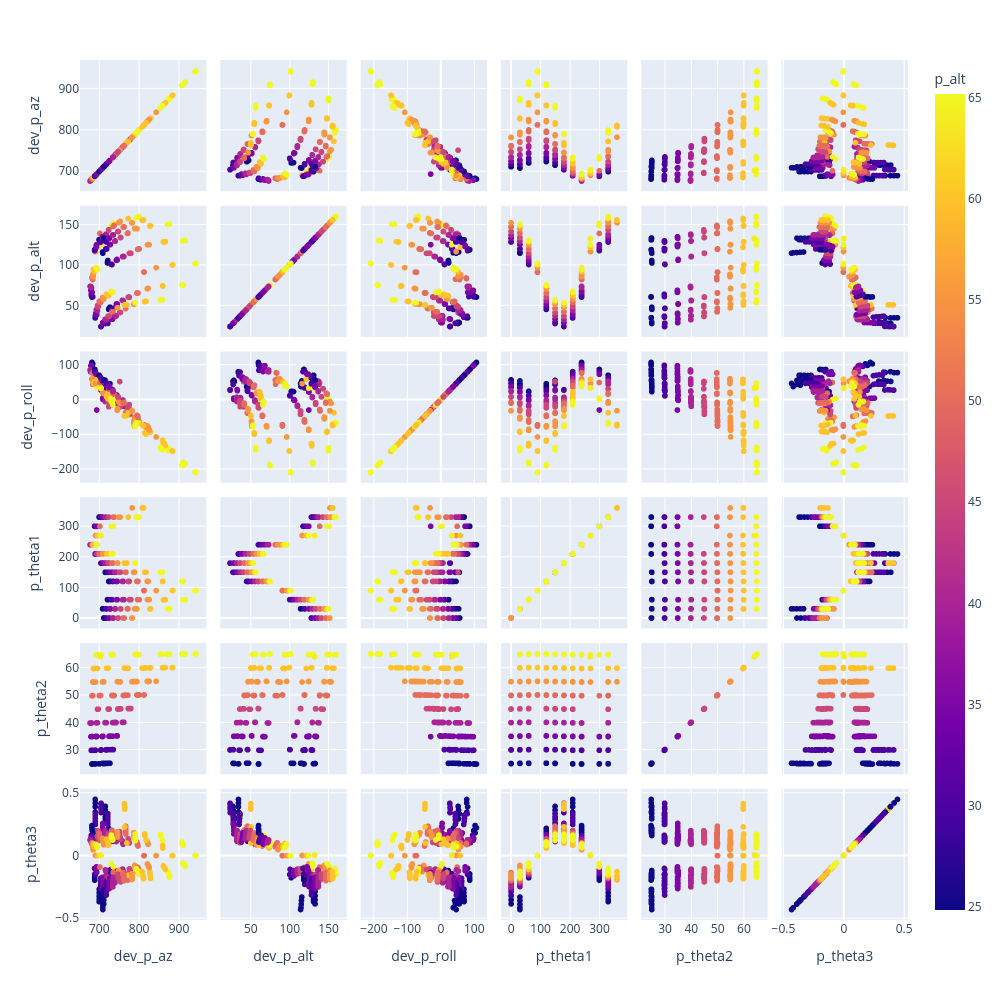

Here is the notebook cell this chart was saved with:
### Markdown cell above
# Sky Space Residuals - BEFORE

### Code cell
fig = px.scatter_matrix(d, dimensions=["dev_p_az", "dev_p_alt", "dev_p_roll", "p_theta1", "p_theta2", "p_theta3"], color="p_alt")
fig.update_layout(height=1000,width=1000 )
fig.show()

### Figure 1 — Plotly figure (JSON) as saved in the notebook; plotly's stock layout.template omitted (floating-point values rounded to 4 significant figures; data arrays with more than 128 entries replaced by an {"elided": "..."} marker saying what was removed)
{"data": [{"dimensions": [{"axis": {"matches": true}, "label": "dev_p_az", "values": {"elided": "383 float values"}}, {"axis": {"matches": true}, "label": "dev_p_alt", "values": {"elided": "383 float values"}}, {"axis": {"matches": true}, "label": "dev_p_roll", "values": {"elided": "383 float values"}}, {"axis": {"matches": true}, "label": "p_theta1", "values": {"elided": "383 float values"}}, {"axis": {"matches": true}, "label": "p_theta2", "values": {"elided": "383 float values"}}, {"axis": {"matches": true}, "label": "p_theta3", "values": {"elided": "383 float values"}}], "hovertemplate": "%{xaxis.title.text}=%{x}<br>%{yaxis.title.text}=%{y}<br>p_alt=%{marker.color}<extra></extra>", "legendgroup": "", "marker": {"color": {"elided": "383 float values"}, "coloraxis": "coloraxis", "symbol": "circle"}, "name": "", "showlegend": false, "type": "splom"}], "layout": {"coloraxis": {"colorbar": {"title": {"text": "p_alt"}}, "colorscale": [[0, "#0d0887"], [0.1111, "#46039f"], [0.2222, "#7201a8"], [0.3333, "#9c179e"], [0.4444, "#bd3786"], [0.5556, "#d8576b"], [0.6667, "#ed7953"], [0.7778, "#fb9f3a"], [0.8889, "#fdca26"], [1, "#f0f921"]]}, "dragmode": "select", "height": 1000, "legend": {"tracegroupgap": 0}, "margin": {"t": 60}, "width": 1000}}
